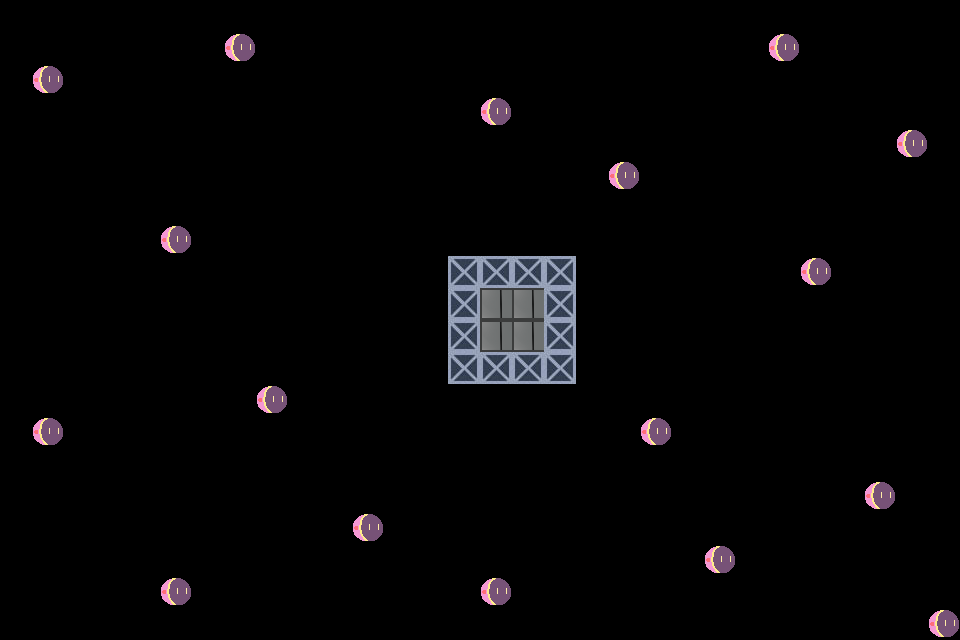

This game map was drawn from its Tiled (.tmx) file and the tilesets committed beside it. A one-line description and the full map source follow:
An orthogonal 30x20 tile map with 32x32 px tiles, 4 tile layers (Platform, Cage, Snace, Target).

<map version="1.0" tiledversion="1.1.4" orientation="orthogonal" renderorder="right-down" width="30" height="20" tilewidth="32" tileheight="32" infinite="0" nextobjectid="1">
 <tileset firstgid="1" source="地图素材.tsx" />
 <layer name="Platform" width="30" height="20">
  <data encoding="csv">
0,0,0,0,0,0,0,0,0,0,0,0,0,0,0,0,0,0,0,0,0,0,0,0,0,0,0,0,0,0,
0,0,0,0,0,0,0,0,0,0,0,0,0,0,0,0,0,0,0,0,0,0,0,0,0,0,0,0,0,0,
0,0,0,0,0,0,0,0,0,0,0,0,0,0,0,0,0,0,0,0,0,0,0,0,0,0,0,0,0,0,
0,0,0,0,0,0,0,0,0,0,0,0,0,0,0,0,0,0,0,0,0,0,0,0,0,0,0,0,0,0,
0,0,0,0,0,0,0,0,0,0,0,0,0,0,0,0,0,0,0,0,0,0,0,0,0,0,0,0,0,0,
0,0,0,0,0,0,0,0,0,0,0,0,0,0,0,0,0,0,0,0,0,0,0,0,0,0,0,0,0,0,
0,0,0,0,0,0,0,0,0,0,0,0,0,0,0,0,0,0,0,0,0,0,0,0,0,0,0,0,0,0,
0,0,0,0,0,0,0,0,0,0,0,0,0,0,0,0,0,0,0,0,0,0,0,0,0,0,0,0,0,0,
0,0,0,0,0,0,0,0,0,0,0,0,0,0,136,136,136,136,0,0,0,0,0,0,0,0,0,0,0,0,
0,0,0,0,0,0,0,0,0,0,0,0,0,0,136,0,0,136,0,0,0,0,0,0,0,0,0,0,0,0,
0,0,0,0,0,0,0,0,0,0,0,0,0,0,136,0,0,136,0,0,0,0,0,0,0,0,0,0,0,0,
0,0,0,0,0,0,0,0,0,0,0,0,0,0,136,136,136,136,0,0,0,0,0,0,0,0,0,0,0,0,
0,0,0,0,0,0,0,0,0,0,0,0,0,0,0,0,0,0,0,0,0,0,0,0,0,0,0,0,0,0,
0,0,0,0,0,0,0,0,0,0,0,0,0,0,0,0,0,0,0,0,0,0,0,0,0,0,0,0,0,0,
0,0,0,0,0,0,0,0,0,0,0,0,0,0,0,0,0,0,0,0,0,0,0,0,0,0,0,0,0,0,
0,0,0,0,0,0,0,0,0,0,0,0,0,0,0,0,0,0,0,0,0,0,0,0,0,0,0,0,0,0,
0,0,0,0,0,0,0,0,0,0,0,0,0,0,0,0,0,0,0,0,0,0,0,0,0,0,0,0,0,0,
0,0,0,0,0,0,0,0,0,0,0,0,0,0,0,0,0,0,0,0,0,0,0,0,0,0,0,0,0,0,
0,0,0,0,0,0,0,0,0,0,0,0,0,0,0,0,0,0,0,0,0,0,0,0,0,0,0,0,0,0,
0,0,0,0,0,0,0,0,0,0,0,0,0,0,0,0,0,0,0,0,0,0,0,0,0,0,0,0,0,0
</data>
 </layer>
 <layer name="Cage" width="30" height="20">
  <data encoding="csv">
0,0,0,0,0,0,0,0,0,0,0,0,0,0,0,0,0,0,0,0,0,0,0,0,0,0,0,0,0,0,
0,0,0,0,0,0,0,0,0,0,0,0,0,0,0,0,0,0,0,0,0,0,0,0,0,0,0,0,0,0,
0,0,0,0,0,0,0,0,0,0,0,0,0,0,0,0,0,0,0,0,0,0,0,0,0,0,0,0,0,0,
0,0,0,0,0,0,0,0,0,0,0,0,0,0,0,0,0,0,0,0,0,0,0,0,0,0,0,0,0,0,
0,0,0,0,0,0,0,0,0,0,0,0,0,0,0,0,0,0,0,0,0,0,0,0,0,0,0,0,0,0,
0,0,0,0,0,0,0,0,0,0,0,0,0,0,0,0,0,0,0,0,0,0,0,0,0,0,0,0,0,0,
0,0,0,0,0,0,0,0,0,0,0,0,0,0,0,0,0,0,0,0,0,0,0,0,0,0,0,0,0,0,
0,0,0,0,0,0,0,0,0,0,0,0,0,0,0,0,0,0,0,0,0,0,0,0,0,0,0,0,0,0,
0,0,0,0,0,0,0,0,0,0,0,0,0,0,0,0,0,0,0,0,0,0,0,0,0,0,0,0,0,0,
0,0,0,0,0,0,0,0,0,0,0,0,0,0,0,140,140,0,0,0,0,0,0,0,0,0,0,0,0,0,
0,0,0,0,0,0,0,0,0,0,0,0,0,0,0,140,140,0,0,0,0,0,0,0,0,0,0,0,0,0,
0,0,0,0,0,0,0,0,0,0,0,0,0,0,0,0,0,0,0,0,0,0,0,0,0,0,0,0,0,0,
0,0,0,0,0,0,0,0,0,0,0,0,0,0,0,0,0,0,0,0,0,0,0,0,0,0,0,0,0,0,
0,0,0,0,0,0,0,0,0,0,0,0,0,0,0,0,0,0,0,0,0,0,0,0,0,0,0,0,0,0,
0,0,0,0,0,0,0,0,0,0,0,0,0,0,0,0,0,0,0,0,0,0,0,0,0,0,0,0,0,0,
0,0,0,0,0,0,0,0,0,0,0,0,0,0,0,0,0,0,0,0,0,0,0,0,0,0,0,0,0,0,
0,0,0,0,0,0,0,0,0,0,0,0,0,0,0,0,0,0,0,0,0,0,0,0,0,0,0,0,0,0,
0,0,0,0,0,0,0,0,0,0,0,0,0,0,0,0,0,0,0,0,0,0,0,0,0,0,0,0,0,0,
0,0,0,0,0,0,0,0,0,0,0,0,0,0,0,0,0,0,0,0,0,0,0,0,0,0,0,0,0,0,
0,0,0,0,0,0,0,0,0,0,0,0,0,0,0,0,0,0,0,0,0,0,0,0,0,0,0,0,0,0
</data>
 </layer>
 <layer name="Snace" width="30" height="20">
  <data encoding="csv">
0,0,0,0,0,0,0,0,0,0,0,0,0,0,0,0,0,0,0,0,0,0,0,0,0,0,0,0,0,0,
0,0,0,0,0,0,0,142,0,0,0,0,0,0,0,0,0,0,0,0,0,0,0,0,142,0,0,0,0,0,
0,142,0,0,0,0,0,0,0,0,0,0,0,0,0,0,0,0,0,0,0,0,0,0,0,0,0,0,0,0,
0,0,0,0,0,0,0,0,0,0,0,0,0,0,0,142,0,0,0,0,0,0,0,0,0,0,0,0,0,0,
0,0,0,0,0,0,0,0,0,0,0,0,0,0,0,0,0,0,0,0,0,0,0,0,0,0,0,0,142,0,
0,0,0,0,0,0,0,0,0,0,0,0,0,0,0,0,0,0,0,142,0,0,0,0,0,0,0,0,0,0,
0,0,0,0,0,0,0,0,0,0,0,0,0,0,0,0,0,0,0,0,0,0,0,0,0,0,0,0,0,0,
0,0,0,0,0,142,0,0,0,0,0,0,0,0,0,0,0,0,0,0,0,0,0,0,0,0,0,0,0,0,
0,0,0,0,0,0,0,0,0,0,0,0,0,0,0,0,0,0,0,0,0,0,0,0,0,142,0,0,0,0,
0,0,0,0,0,0,0,0,0,0,0,0,0,0,0,0,0,0,0,0,0,0,0,0,0,0,0,0,0,0,
0,0,0,0,0,0,0,0,0,0,0,0,0,0,0,0,0,0,0,0,0,0,0,0,0,0,0,0,0,0,
0,0,0,0,0,0,0,0,0,0,0,0,0,0,0,0,0,0,0,0,0,0,0,0,0,0,0,0,0,0,
0,0,0,0,0,0,0,0,142,0,0,0,0,0,0,0,0,0,0,0,0,0,0,0,0,0,0,0,0,0,
0,142,0,0,0,0,0,0,0,0,0,0,0,0,0,0,0,0,0,0,142,0,0,0,0,0,0,0,0,0,
0,0,0,0,0,0,0,0,0,0,0,0,0,0,0,0,0,0,0,0,0,0,0,0,0,0,0,0,0,0,
0,0,0,0,0,0,0,0,0,0,0,0,0,0,0,0,0,0,0,0,0,0,0,0,0,0,0,142,0,0,
0,0,0,0,0,0,0,0,0,0,0,142,0,0,0,0,0,0,0,0,0,0,0,0,0,0,0,0,0,0,
0,0,0,0,0,0,0,0,0,0,0,0,0,0,0,0,0,0,0,0,0,0,142,0,0,0,0,0,0,0,
0,0,0,0,0,142,0,0,0,0,0,0,0,0,0,142,0,0,0,0,0,0,0,0,0,0,0,0,0,0,
0,0,0,0,0,0,0,0,0,0,0,0,0,0,0,0,0,0,0,0,0,0,0,0,0,0,0,0,0,142
</data>
 </layer>
 <layer name="Target" width="30" height="20">
  <data encoding="csv">
0,0,0,0,0,0,0,0,0,0,0,0,0,0,0,0,0,0,0,0,0,0,0,0,0,0,0,0,0,0,
0,0,0,0,0,0,0,0,0,0,0,0,0,0,0,0,0,0,0,0,0,0,0,0,0,0,0,0,0,0,
0,0,0,0,0,0,0,0,0,0,0,0,0,0,0,0,0,0,0,0,0,0,0,0,0,0,0,0,0,0,
0,0,0,0,0,0,0,0,0,0,0,0,0,0,0,0,0,0,0,0,0,0,0,0,0,0,0,0,0,0,
0,0,0,0,0,0,0,0,0,0,0,0,0,0,0,0,0,0,0,0,0,0,0,0,0,0,0,0,0,0,
0,0,0,0,0,0,0,0,0,0,0,0,0,0,0,0,0,0,0,0,0,0,0,0,0,0,0,0,0,0,
0,0,0,0,0,0,0,0,0,0,0,0,0,0,0,0,0,0,0,0,0,0,0,0,0,0,0,0,0,0,
0,0,0,0,0,0,0,0,0,0,0,0,0,0,0,0,0,0,0,0,0,0,0,0,0,0,0,0,0,0,
0,0,0,0,0,0,0,0,0,0,0,0,0,0,0,0,0,0,0,0,0,0,0,0,0,0,0,0,0,0,
0,0,0,0,0,0,0,0,0,0,0,0,0,0,0,106,106,0,0,0,0,0,0,0,0,0,0,0,0,0,
0,0,0,0,0,0,0,0,0,0,0,0,0,0,0,106,106,0,0,0,0,0,0,0,0,0,0,0,0,0,
0,0,0,0,0,0,0,0,0,0,0,0,0,0,0,0,0,0,0,0,0,0,0,0,0,0,0,0,0,0,
0,0,0,0,0,0,0,0,0,0,0,0,0,0,0,0,0,0,0,0,0,0,0,0,0,0,0,0,0,0,
0,0,0,0,0,0,0,0,0,0,0,0,0,0,0,0,0,0,0,0,0,0,0,0,0,0,0,0,0,0,
0,0,0,0,0,0,0,0,0,0,0,0,0,0,0,0,0,0,0,0,0,0,0,0,0,0,0,0,0,0,
0,0,0,0,0,0,0,0,0,0,0,0,0,0,0,0,0,0,0,0,0,0,0,0,0,0,0,0,0,0,
0,0,0,0,0,0,0,0,0,0,0,0,0,0,0,0,0,0,0,0,0,0,0,0,0,0,0,0,0,0,
0,0,0,0,0,0,0,0,0,0,0,0,0,0,0,0,0,0,0,0,0,0,0,0,0,0,0,0,0,0,
0,0,0,0,0,0,0,0,0,0,0,0,0,0,0,0,0,0,0,0,0,0,0,0,0,0,0,0,0,0,
0,0,0,0,0,0,0,0,0,0,0,0,0,0,0,0,0,0,0,0,0,0,0,0,0,0,0,0,0,0
</data>
 </layer>
</map>
